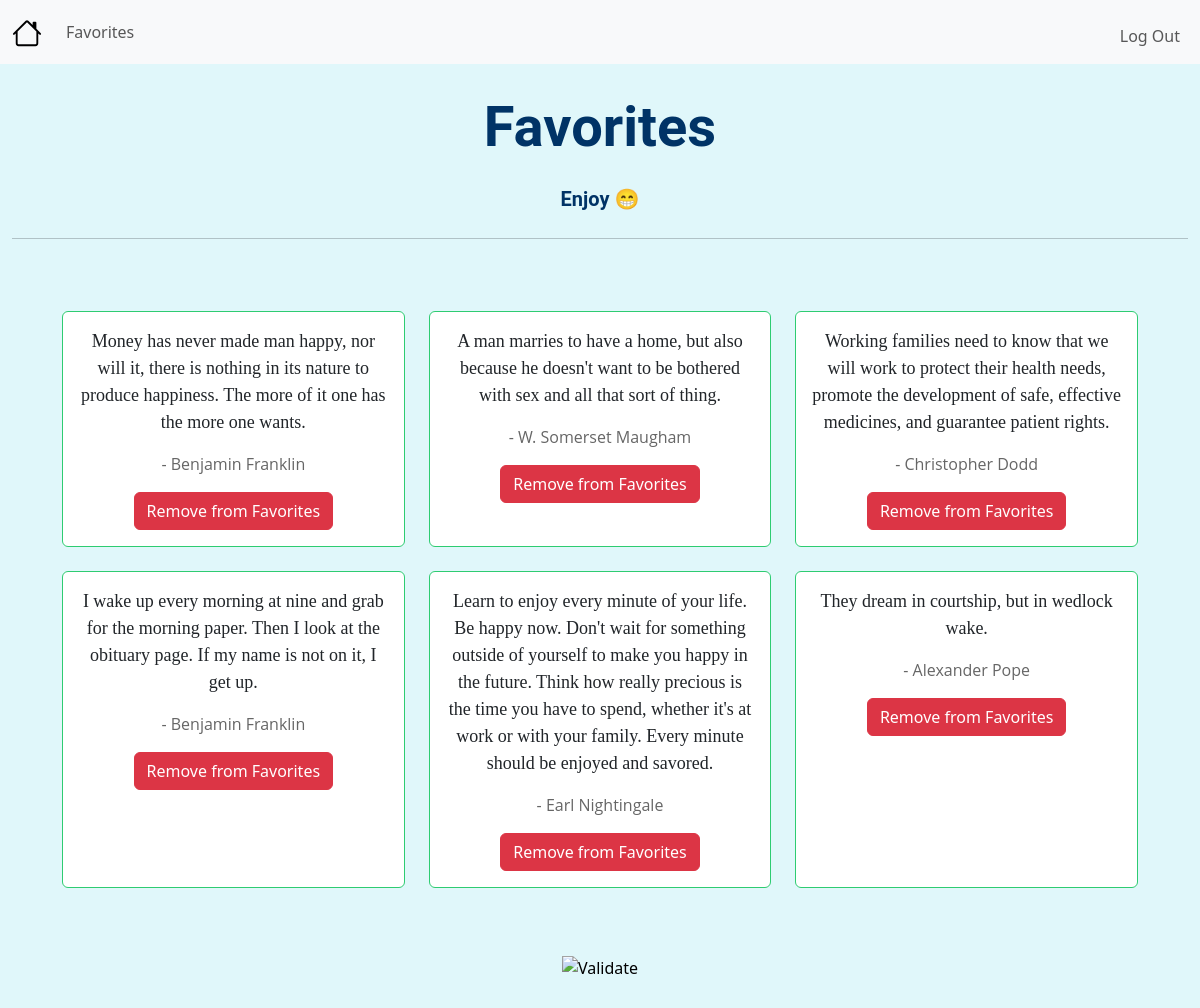
The page /favorites (signed in) on the database as committed earlier.
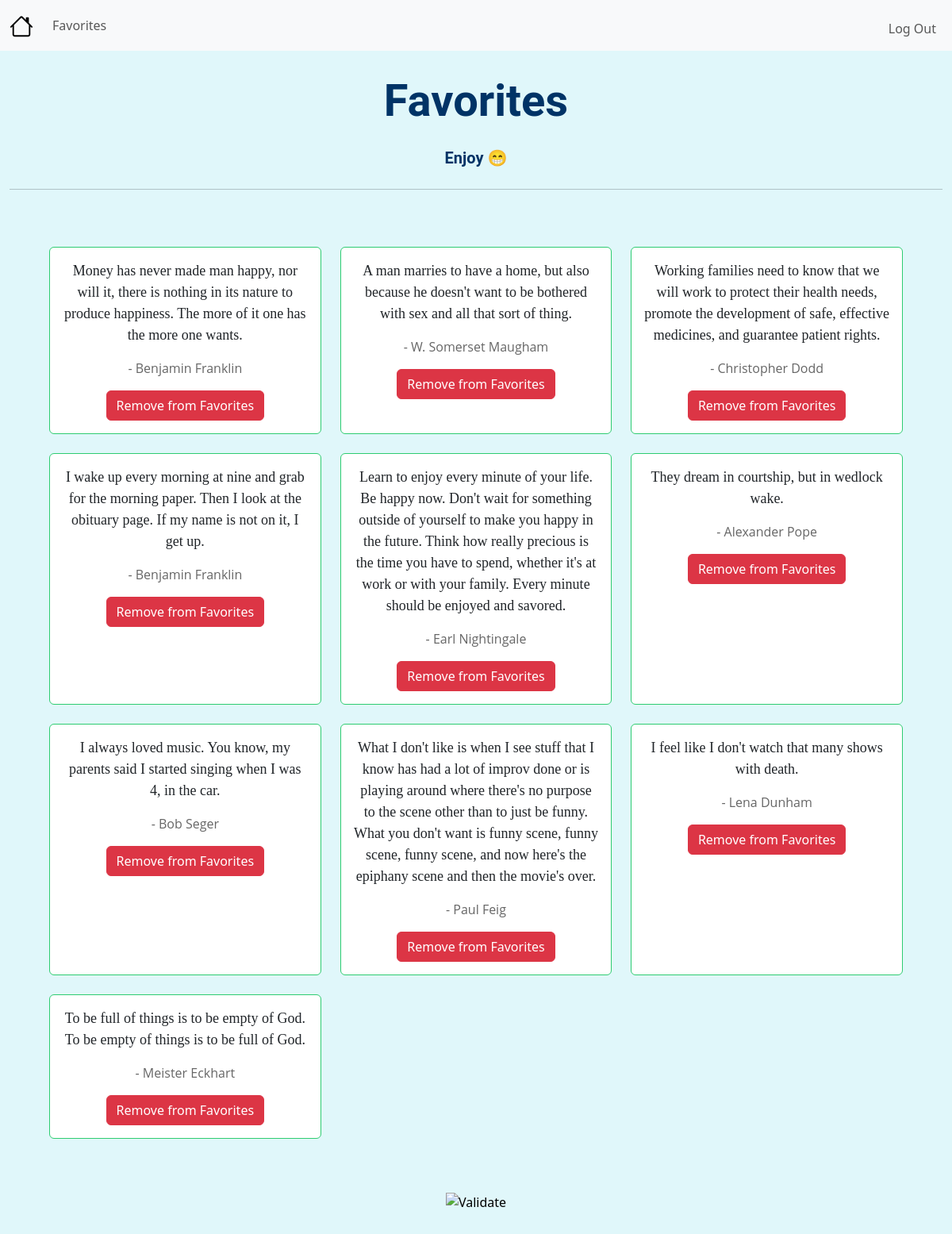
The same page on the database as committed later.
### app.py (models this page shows, shortened)
class Favorites(db.Model):
    __tablename__ = "favorites"
    id = db.Column(db.Integer, primary_key=True)
    user_id = db.Column(db.Integer, db.ForeignKey('users.id'), nullable=False)
    quote = db.Column(db.String(1000), unique=True, nullable=False)
    author = db.Column(db.String(300), nullable=False)

### app.py (the view)
@app.route("/favorites")
@login_required
def favorites():
    user_favorites = Favorites.query.filter_by(user_id=session["user_id"]).all()
    return render_template("favorites.html", favorites=user_favorites)

### helpers.py (called while the page is built)
def login_required(f):
    @wraps(f)
    def decorated_function(*args, **kwargs):
        if session.get("user_id") is None:
            return redirect("/login")
        return f(*args, **kwargs)
    return decorated_function

### templates/favorites.html (shortened to what this page needs)
{% extends "layout.html" %}
{% block jumbo_title %}Favorites{% endblock %}
{% block jumbo_message %}Enjoy &#128513;{% endblock %}
{% block main %}
    <div class="favorites-container">
        <div class="row row-cols-1 row-cols-md-2 row-cols-lg-3 g-4">
            {% for favorite in favorites %}
            <div class="col">
                <div class="card h-100">
                    <div class="card-body">
                        <p class="card-text quote-text">{{ favorite.quote }}</p>
                        <p class="card-text author-text">- {{ favorite.author }}</p>
                        <button class="btn btn-danger remove-favorite" onclick="toggleFavorite(this)" data-quote="{{ favorite.quote }}" data-author="{{ favorite.author }}">
                            Remove from Favorites
                        </button>
                    </div>
                </div>
            </div>
            {% endfor %}
        </div>
    </div>
{% endblock %}

### templates/layout.html (shortened to what this page needs)
<!DOCTYPE html>
<html lang="en">
    <head>
        <link href="https://cdn.jsdelivr.net/npm/bootstrap@5.3.3/dist/css/bootstrap.min.css" rel="stylesheet">
        <link href="/static/styles.css" rel="stylesheet">
    </head>
    <body>
        <nav id="navbar" class="navbar navbar-expand-lg bg-body-tertiary">
            <div class="container-fluid">
                <a class="navbar-brand" href="/">
                </a>
                <div class="collapse navbar-collapse" id="navbar">
                    {% if session["user_id"] %}
                        <ul class="navbar-nav">
                            <li class="nav-item"><a class="nav-link" href="/favorites">Favorites</a></li>
                        </ul>
                        <ul class="navbar-nav ms-auto mt-2">
                            <li class="nav-item"><a class="nav-link" href="/logout">Log Out</a></li>
                        </ul>
                    {% else %}
                        <ul class="navbar-nav ms-auto mt-2">
                            <li class="nav-item"><a class="nav-link" href="/register">Register</a></li>
                            <li class="nav-item"><a class="nav-link" href="/login">Log In</a></li>
                        </ul>
                    {% endif %}
                </div>
            </div>
        </nav>
        <div id="jumbo" class="jumbotron mx-auto text-center">
            <div class="container-fluid">
                <h1 class="display-4" id="title">{% block jumbo_title %}{% endblock %}</h1>
                <p class="lead" id="jumbo_message">{% block jumbo_message %}{% endblock %}</p>
                <hr class="my-4">
            </div>
        </div>
        <main class="container py-5 text-center">
            {% block main %}{% endblock %}
        </main>
        <footer class="mb-5">
            <form action="https://validator.w3.org/check" class="text-center" enctype="multipart/form-data" method="post" target="_blank">
                <input alt="Validate" src="/static/I_heart_validator.png" type="image">
            </form>
        </footer>
    </body>
</html>

### static/styles.css (style rules this page uses)
body { background-color: #e0f7fa; }
a { text-decoration: none; }
#jumbo { margin-left: 30px; margin-right: 30px; margin-top: 10px; font-family: "Roboto", sans-serif; }
#title { font-weight: bold; color: #003366; padding-bottom: 15px; padding-top: 20px; }
#jumbo_message { font-weight: bold; color: #003366; }
.favorites-container { padding: 20px; padding-top: 0px; }
.card { border: 1px solid #2ecc71; transition: transform 0.2s }
.quote-text { font-size: 18px; font-family: "Georgia", serif; }
.author-text { font-size: 16px; font-family: "Open Sans", sans-serif; color: #666 }

Rows that differ between the two databases and show on the page:
added Favorites: quote "I always loved music. You know, my parents said I started singing when I was 4, in the car.", author "Bob Seger"
added Favorites: quote "What I don't like is when I see stuff that I know has had a lot of improv done or is playing around where there's no purpose to the scene other than to just be funny. What you don't want is funny scene, funny scene, funny scene, and now here's the epiphany scene and then the movie's over.", author "Paul Feig"
added Favorites: quote "I feel like I don't watch that many shows with death.", author "Lena Dunham"
added Favorites: quote "To be full of things is to be empty of God. To be empty of things is to be full of God.", author "Meister Eckhart"
